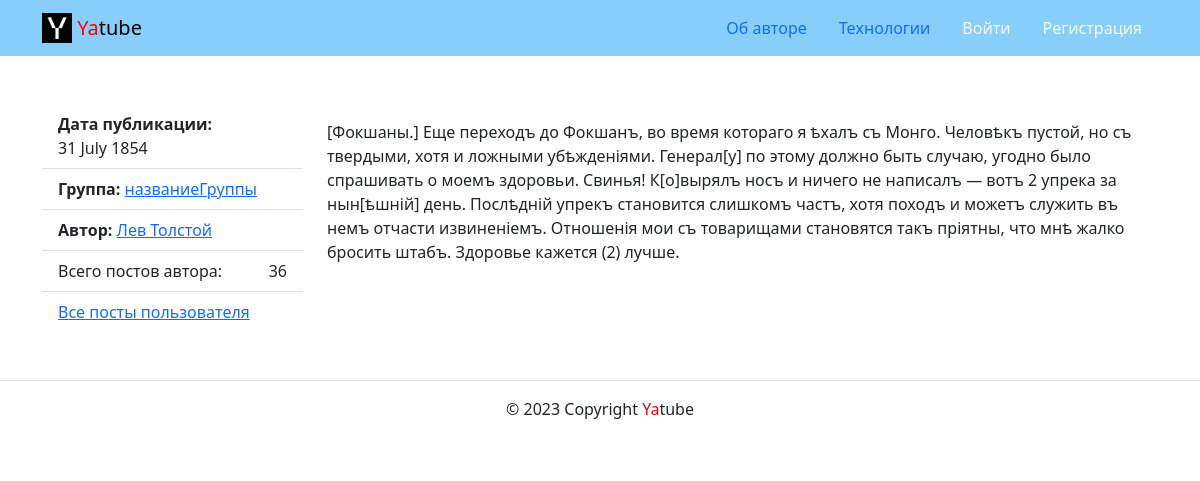
Before: /posts/37/ with the older database file.
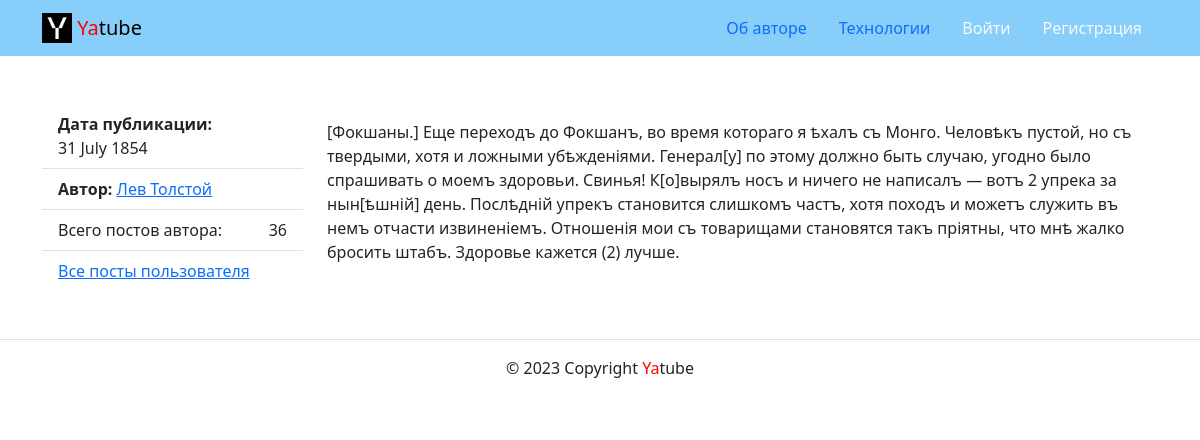
After: the same page with the newer database file.
### posts/models.py (models this page shows, shortened)
class Post(CreatedModel):
    text = models.TextField(
        'Текст поста',
        help_text='Введите текст поста'
    )
    author = models.ForeignKey(
        User,
        on_delete=models.CASCADE,
        related_name='posts',
        verbose_name='Автор',
    )
    group = models.ForeignKey(
        Group,
        blank=True,
        null=True,
        on_delete=models.SET_NULL,
        related_name='posts',
        verbose_name='Группа',
        help_text='Укажите название вашей группы',
    )
    image = models.ImageField(
        'Картинка',
        upload_to='posts/',
        blank=True
    )
    class Meta:
        ordering = ['-pub_date']

class Group(models.Model):
    title = models.CharField(max_length=200)
    slug = models.SlugField(
        max_length=200,
        unique=True
    )
    description = models.TextField()
    class Meta:
        ordering = ['-title']

### posts/views.py (the view)
def post_detail(request, post_id):
    post = get_object_or_404(Post, pk=post_id)
    comments = post.comments.all()
    form = CommentForm()
    context = {
        'post': post,
        'comments': comments,
        'form': form
    }
    return render(request, 'posts/post_detail.html', context)

### core/context_processors/year.py (called while the page is built)
def year(request):
    return {
        'year': timezone.now().year,
    }

### templates/posts/post_detail.html (shortened to what this page needs)
{% extends 'base.html' %}
{% load thumbnail %}
{% block content %}
  <div class="row">
    <aside class="col-12 col-md-3">
      <ul class="list-group list-group-flush">
        <li class="list-group-item">
          <b>Дата публикации:</b><br> {{ post.pub_date|date:"d E Y" }}
        </li>
        {% if post.group %}
          <li class="list-group-item">
            <b>Группа:</b>
            <a href="{% url 'posts:group_list' post.group.slug %}">{{ post.group.title }}</a>
          </li>
        {% endif %}
        <li class="list-group-item">
          <b>Автор:</b>
          <a href="{% url 'posts:profile' post.author %}">{{ post.author.get_full_name }}</a>
        </li>
        <li class="list-group-item d-flex justify-content-between align-items-center">
          Всего постов автора:  <span >{{ post.author.posts.count }}</span>
        </li>
        <li class="list-group-item">
          <a href="{% url 'posts:profile' post.author %}">Все посты пользователя</a>
        </li>
      </ul>
    </aside>
    <article class="col-12 col-md-9">
      <p>{{ post.text|linebreaks }}</p>
      {% load user_filters %}
    </article>
  </div>
{% endblock %}

Changed rows visible on the page:
changed Post "31 July 1854": group_id 1 → empty (drawn); group "названиеГруппы" → (not shown)
Other visible differences:
text no longer shown: "Группа:"
